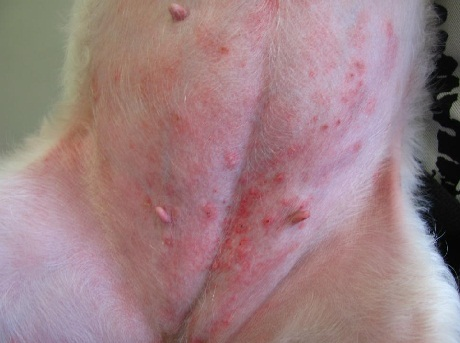
#> input picture OpenCv Part/new/img/3.jpg, 460 x 343 px
$ jupyter execute Untitled1.ipynb
#> lines starting #> are read from the running program, lines starting #| are printed output that depends on the picture; after the words box and inside, x2 and y2 are one past the last pixel; in counts of white or black regions, pixels touching at a corner belong together
[cell 1]
import cv2
gray = cv2.imread("img/3.jpg", 0)
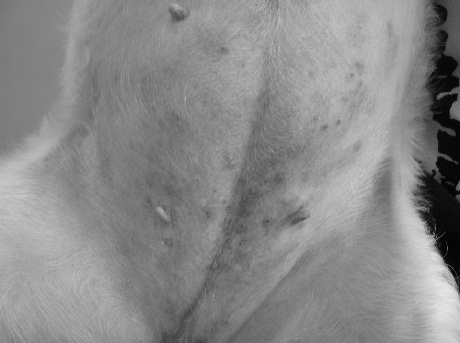
#> gray: shape (343, 460); min 0, max 232, mean 137.2

## threshold
th, threshed = cv2.threshold(gray, 100, 255,cv2.THRESH_BINARY_INV|cv2.THRESH_OTSU)
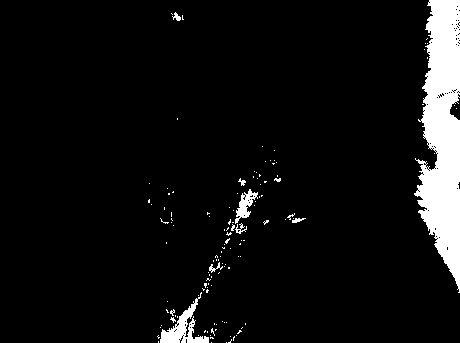
#> threshed: shape (343, 460); 6.6% white; 130 white regions (121 under 20 px)
#> th = 94

## findcontours
cnts = cv2.findContours(threshed, cv2.RETR_LIST, cv2.CHAIN_APPROX_SIMPLE)[-2]
#> cnts = 229 contours, 222 with area under 20; largest, box (x1, y1, x2, y2) and area: (414, 0, 460, 293) 8303, (160, 292, 209, 343) 682, (235, 189, 258, 224) 282, (209, 262, 223, 273) 30, (235, 223, 247, 234) 27, (172, 12, 181, 21) 27, (292, 218, 306, 223) 24


## filter by area
s1= 3
s2 = 20
xcnts = []
for cnt in cnts:
    if s1<cv2.contourArea(cnt) <s2:
        xcnts.append(cnt)
#> this loop made 229 passes
#> cnt on passes 1 to 3: [[226, 342]], [[211, 342]], [[158, 341], [158, 342]]
#> after the loop, xcnts = 33 contours, all with area under 20

print("Dots number: {}".format(len(xcnts)))
#| Dots number: 33

$ run again, with OpenCv Part/new/img/4.jpg copied over OpenCv Part/new/img/3.jpg
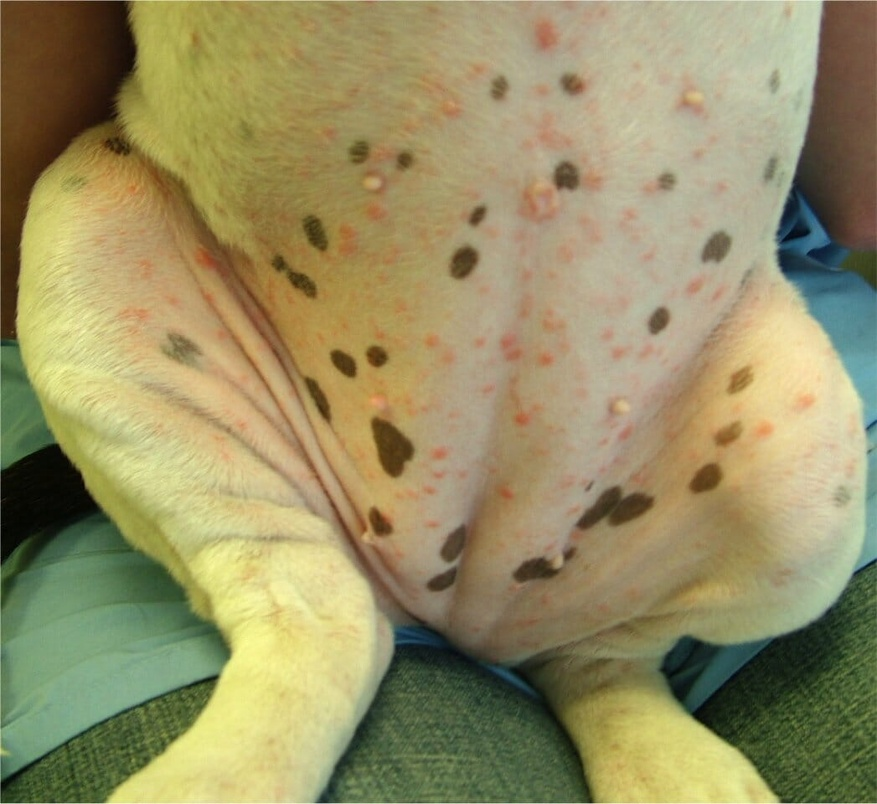
#> input picture OpenCv Part/new/img/4.jpg, 877 x 804 px, shrunk from 1047 x 960 before the run
#> `gray = cv2.imread("img/3.jpg", 0)`:
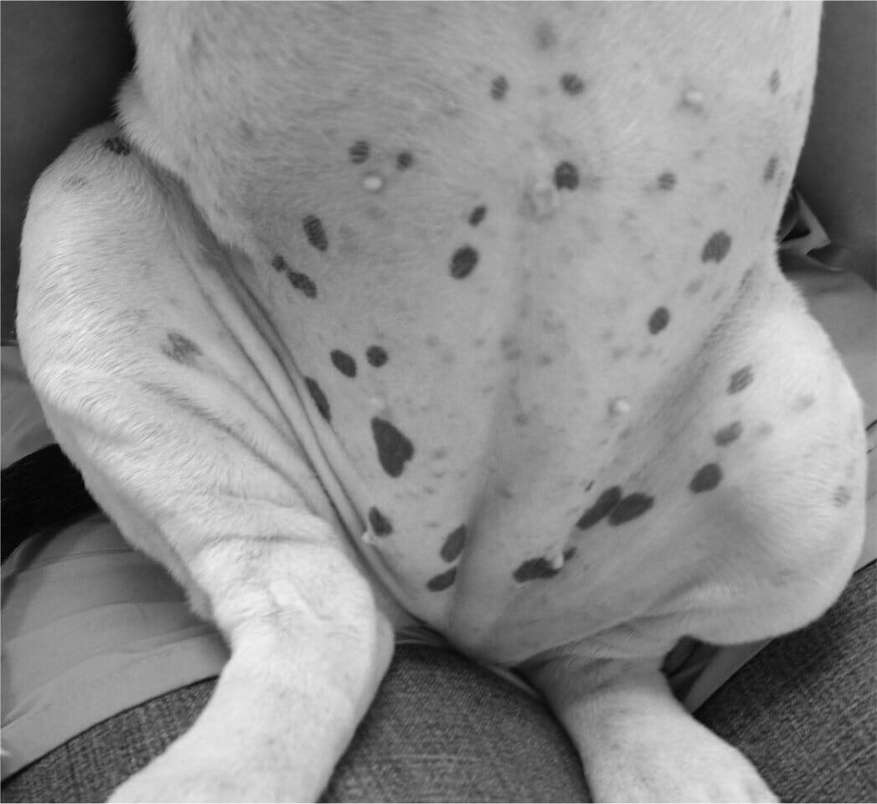
#> gray: shape (804, 877); min 0, max 243, mean 140.9
#> `th, threshed = cv2.threshold(gray, 100, 255,cv2.THRESH_BINARY_INV|cv2...`:
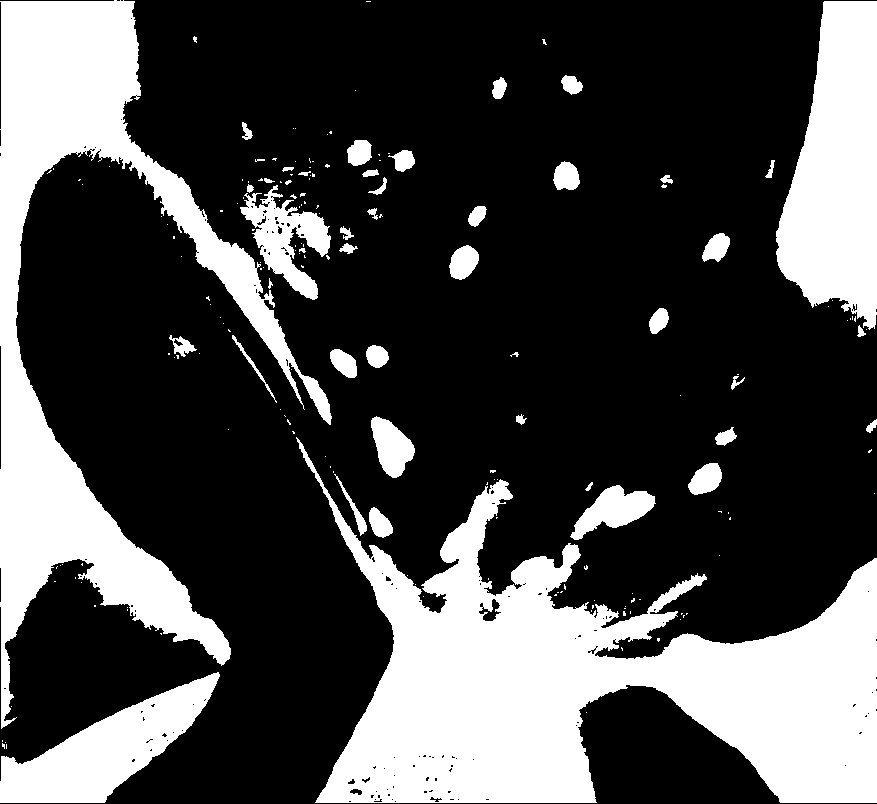
#> threshed: shape (804, 877); 28.6% white; 185 white regions (139 under 20 px)
#> th = 121
#> cnts = 333 contours, 280 with area under 20; largest, box (x1, y1, x2, y2) and area: (296, 437, 877, 803) 89626, (0, 0, 332, 729) 57160, (776, 1, 877, 330) 22970, (0, 672, 220, 803) 12016, (240, 185, 331, 300) 4080
#> the loop `for cnt in cnts:` made 333 passes
#> cnt on passes 1, 4, 6: [[394, 801], [395, 800], [396, 801], [395, 802]], [[457, 799], [458, 798], [459, 799], [458, 800]], [[391, 799], [392, 798], [393, 799], [392, 800]]
#> after the loop `for cnt in cnts:`: xcnts = 113 contours, all with area under 20
#| Dots number: 113
